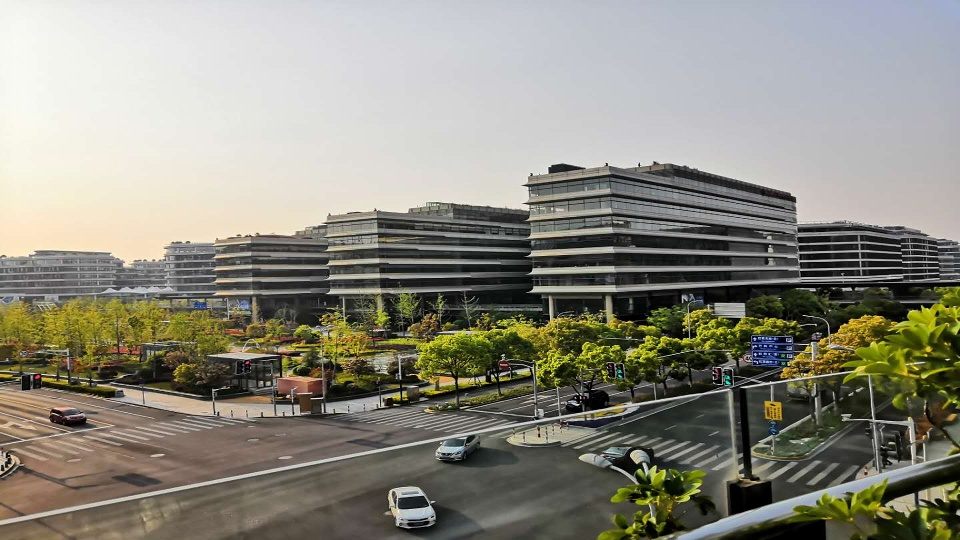
#> input picture img/1.jpg, 960 x 540 px
$ jupyter execute test_img.ipynb
#> lines starting #> are read from the running program, lines starting #| are printed output that depends on the picture
[cell 1]
import numpy as np
import cv2 as cv
from matplotlib  import pyplot as plot

[cell 2]
img=plot.imread("img/1.jpg")#imread r,g,b
#> img is the input picture: shape (540, 960, 3); mean R, G, B 140.6, 138.5, 126.7
#img=cv.imread("test.jpg") #imread b,g,r
plot.imshow(img)
# plot.xticks([])
# plot.yticks([])
plot.show()
height, width = img.shape[0:2]
#> height = 540; width = 960

[cell 3]
x=np.uint8([250])
y=np.uint8([10])
print(x)
print(y)
print(cv.add(x,y))
print(x+y)

[cell 4]
pts1=np.float32([[50,50],[200,50],[50,200]])
pts2=np.float32([[10,100],[200,50],[100,250]])
M = cv.getAffineTransform(pts1, pts2)
dst = cv.warpAffine(img,M,(width,height))
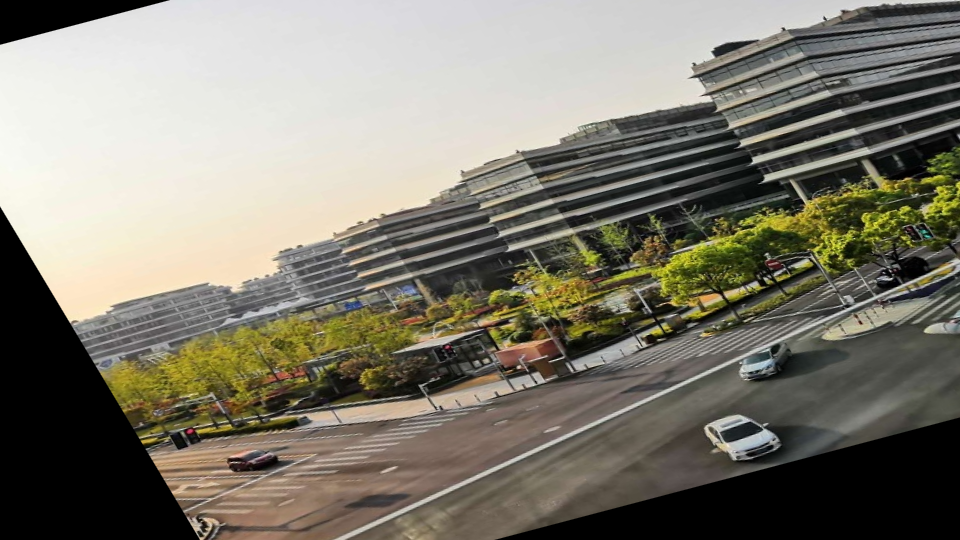
#> dst: shape (540, 960, 3); mean R, G, B 126.3, 122.6, 110.1
plot.subplot(121),plot.imshow(img),plot.title("input")
plot.subplot(122),plot.imshow(dst),plot.title("output")
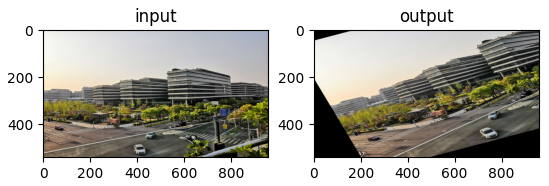
#> figure drawn by matplotlib, 2 panels

[cell 5]
pts1 = np.float32([[100,100],[800,100],[100,300],[800,390]])
pts2 = np.float32([[0,0],[300,0],[0,300],[300,300]])
M = cv.getPerspectiveTransform(pts1, pts2)
dst = cv.warpPerspective(img,M, (300,300))
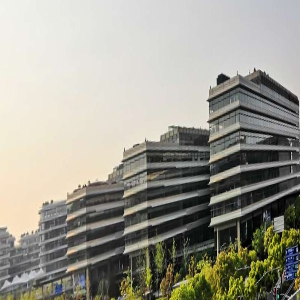
#> dst: shape (300, 300, 3); mean R, G, B 156.1, 154.2, 143.5
plot.subplot(121),plot.imshow(img),plot.title("input")
plot.subplot(122),plot.imshow(dst),plot.title("output")
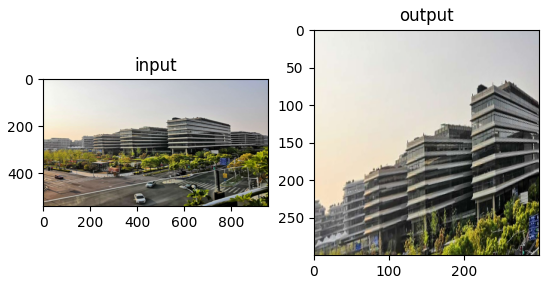
#> figure drawn by matplotlib, 2 panels
